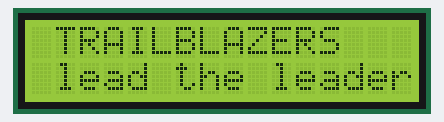
The sketch below on a simulated Arduino Uno, built with avr-gcc and run on an emulated ATmega328P. Shown: 16×2 character LCD.

Above: at 0.1 s.
At 1.6 s:
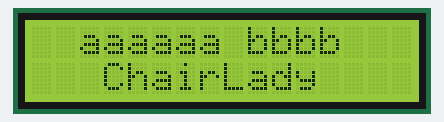
At 3.1 s:
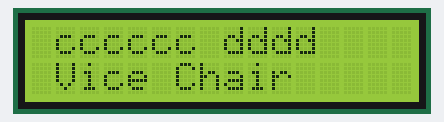
At 4.6 s:
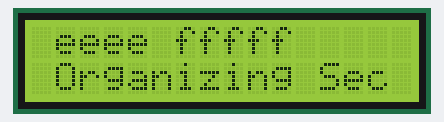
At 6.1 s:
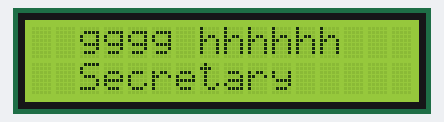
At 9.1 s:
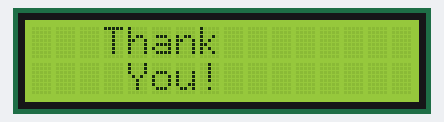

The sketch:

latenight.ino
```cpp
#include <LiquidCrystal.h>
char trail[] = "TRAILBLAZERS";
char moto[] = "lead the leaders!";
char ann[] = "aaaaaa bbbb";
char chair[] = "ChairLady";
char sam[] = "cccccc dddd";
char vice[] = "Vice Chair";
char mash[] = "eeee fffff";
char org[] = "Organizing Sec";
char ron[] = "gggg hhhhhh";
char sec[] = "Secretary";
char nim[] = "iiiiii jjjjj";
char trea[] = "treasurer";
char fin[] = "Thank";
char last[] = "You!";
// initialize the library by associating any needed LCD interface pin
// with the arduino pin number it is connected to
const int rs = 12, en = 11, d4 = 5, d5 = 4, d6 = 3, d7 = 2;
LiquidCrystal lcd(rs, en, d4, d5, d6, d7);

void setup() {
  // set up the LCD's number of columns and rows:
  lcd.begin(16, 2);
}

void loop() {

  lcd.setCursor(2, 0);
    lcd.print(trail);
     lcd.setCursor(2, 1);
   lcd.print(moto);
  lcd.scrollDisplayLeft();
    delay(1500);
    lcd.clear();

  lcd.setCursor(2, 0);
    lcd.print(ann);
     lcd.setCursor(3, 1);
   lcd.print(chair);
   delay(1500);
    lcd.clear();


  lcd.setCursor(2, 0);
    lcd.print(sam);
     lcd.setCursor(2, 1);
   lcd.print(vice);
   lcd.scrollDisplayLeft();
   delay(1500);
    lcd.clear();


  lcd.setCursor(2, 0);
    lcd.print(mash);
     lcd.setCursor(2, 1);
   lcd.print(org);
   lcd.scrollDisplayLeft();
    delay(1500);
    lcd.clear();

  lcd.setCursor(3, 0);
    lcd.print(ron);
     lcd.setCursor(3, 1);
   lcd.print(sec);
   lcd.scrollDisplayLeft();
    delay(1500);
    lcd.clear();


  lcd.setCursor(2, 0);
    lcd.print(nim);
     lcd.setCursor(3, 1);
   lcd.print(trea);
   lcd.scrollDisplayLeft();
    delay(1500);
    lcd.clear();


  lcd.setCursor(4, 0);
    lcd.print(fin);
     lcd.setCursor(5, 1);
   lcd.print(last);
   lcd.scrollDisplayLeft();
    delay(1500);
    lcd.clear();
  }
```

Measured:
- by itself, everything shown: repeats every 10.5 s, in 8 steps
- what the display in image 1 shows lasts 1.5 s, from 1.6 s to 3.1 s
